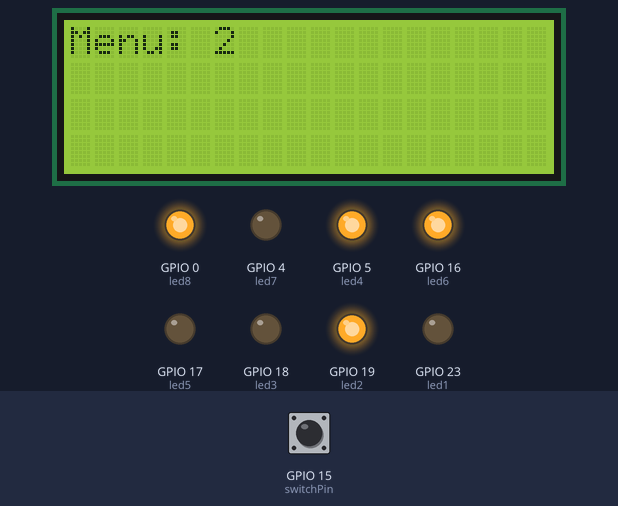
This program was run on a simulated ESP32. On the bench: 20×4 character LCD, output pins drawn as LEDs (lit = HIGH). Inputs (shaded band) come from the test bench; at power-on: GPIO 15 (switchPin) HIGH.

Above: at 2.2 s.
At 13.2 s:
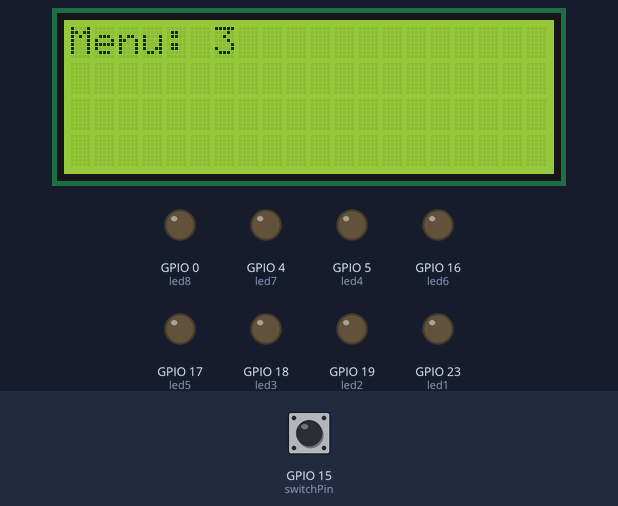
13.3 s: GPIO 15 (switchPin) pulled LOW for 3 s
At 15.2 s:
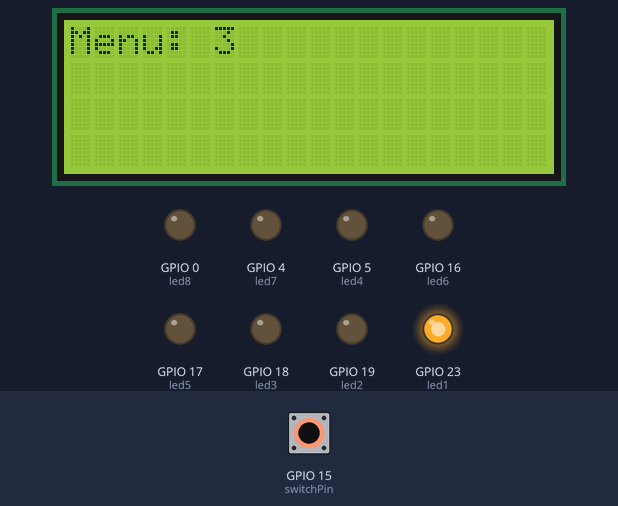
Timing chart, 0 to 39.2 s (numbered marks = the images above; inputs shaded):
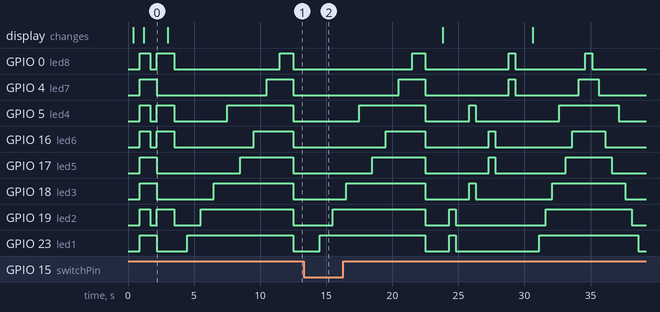

The program:

main.cpp
```cpp
#include <Arduino.h>
#include <LiquidCrystal_I2C.h>

#define I2C_SDA 21
#define I2C_SCL 22
int switchPin = 15;
int switchState = 0;
int led1 = 23;
int led2 = 19;
int led3 = 18;
int led4 = 5;
int led5 = 17;
int led6 = 16;
int led7 = 4;
int led8 = 0;

LiquidCrystal_I2C lcd(0x27, 20, 4); // set the LCD address to 0x27 for a 16 chars and 2 line display


void setup(){
	lcd.init(I2C_SDA, I2C_SCL); // initialize the lcd to use user defined I2C pins
	lcd.backlight();
	lcd.setCursor(0,0);
  lcd.print("Menu:");
  pinMode(15,INPUT_PULLUP);
  pinMode(led1,OUTPUT);
  pinMode(led2,OUTPUT);
  pinMode(led3,OUTPUT);
  pinMode(led4,OUTPUT);
  pinMode(led5,OUTPUT);
  pinMode(led6,OUTPUT);
  pinMode(led7,OUTPUT);
  pinMode(led8,OUTPUT);
  ledcSetup(0,5000,8);
}


void loop()
{
  static int menu = 0;  // ตัวแปรเก็บเมนูที่เลือก
  int switchState = digitalRead(switchPin);  // อ่านสถานะของสวิตช์
    if (switchState == HIGH) {
    delay(300);  // ให้เวลา Debouncing ให้สวิตช์มีเวลาหยุดสักนิด

    // เปลี่ยนเมนูที่เลือก
    menu = (menu % 6) + 1;  // สลับเมนูจาก 1-6
    lcd.clear();
    lcd.setCursor(0, 0);
    lcd.print("Menu: ");
    lcd.print(menu);  // แสดงเมนูที่เลือก
    delay(500);  // ให้เวลาสำหรับแสดงผลบนจอ LCD
}
  if(menu == 1){
  digitalWrite(23,HIGH);
  digitalWrite(19,HIGH);
  digitalWrite(18,HIGH);
  digitalWrite(5,HIGH);
  digitalWrite(17,HIGH);
  digitalWrite(16,HIGH);
  digitalWrite(4,HIGH);
  digitalWrite(0,HIGH);
  }
  else if(menu == 2){
  digitalWrite(23,HIGH);
  digitalWrite(19,LOW);
  digitalWrite(18,HIGH);
  digitalWrite(5,LOW);
  digitalWrite(17,HIGH);
  digitalWrite(16,LOW);
  digitalWrite(4,HIGH);
  digitalWrite(0,LOW);
  delay(500);
  digitalWrite(23,LOW);
  digitalWrite(19,HIGH);
  digitalWrite(18,LOW);
  digitalWrite(5,HIGH);
  digitalWrite(17,LOW);
  digitalWrite(16,HIGH);
  digitalWrite(4,LOW);
  digitalWrite(0,HIGH);
  delay(500);
  }else if(menu == 3){
  digitalWrite(23,LOW);
  digitalWrite(19,LOW);
  digitalWrite(18,LOW);
  digitalWrite(5,LOW);
  digitalWrite(17,LOW);
  digitalWrite(16,LOW);
  digitalWrite(4,LOW);
  digitalWrite(0,LOW);
  delay(1000);
  digitalWrite(23,HIGH);
  delay(1000);
  digitalWrite(19,HIGH);
  delay(1000);
  digitalWrite(18,HIGH);
  delay(1000);
  digitalWrite(5,HIGH);
  delay(1000);
  digitalWrite(17,HIGH);
  delay(1000);
  digitalWrite(16,HIGH);
  delay(1000);
  digitalWrite(4,HIGH);
  delay(1000);
  digitalWrite(0,HIGH);
  delay(1000);
   digitalWrite(23,LOW);
  digitalWrite(19,LOW);
  digitalWrite(18,LOW);
  digitalWrite(5,LOW);
  digitalWrite(17,LOW);
  digitalWrite(16,LOW);
  digitalWrite(4,LOW);
  digitalWrite(0,LOW);
  delay(1000);
  }else if(menu == 4){

  digitalWrite(23,HIGH);
  digitalWrite(19,HIGH);
  delay(500);
  digitalWrite(23,LOW);
  digitalWrite(19,LOW);
  delay(1000);
  digitalWrite(18,HIGH);
  digitalWrite(5,HIGH);
  delay(500);
  digitalWrite(18,LOW);
  digitalWrite(5,LOW);
  delay(1000);
  digitalWrite(17,HIGH);
  digitalWrite(16,HIGH);
  delay(500);
  digitalWrite(17,LOW);
  digitalWrite(16,LOW);
  delay(1000);
  digitalWrite(4,HIGH);
  digitalWrite(0,HIGH);
  delay(500);
  digitalWrite(4,LOW);
  digitalWrite(0,LOW);
  delay(1000);
  }else if(menu == 5){
  digitalWrite(23,HIGH);
  delay(500);
  digitalWrite(19,HIGH);
  delay(500);
  digitalWrite(18,HIGH);
  delay(500);
  digitalWrite(5,HIGH);
  delay(500);
  digitalWrite(17,HIGH);
  delay(500);
  digitalWrite(16,HIGH);
  delay(500);
  digitalWrite(4,HIGH);
  delay(500);
  digitalWrite(0,HIGH);
  delay(500);
    digitalWrite(0,LOW);
  delay(500);
   digitalWrite(4,LOW);
  delay(500);
    digitalWrite(16,LOW);
  delay(500);
    digitalWrite(17,LOW);
  delay(500);
    digitalWrite(5,LOW);
  delay(500);
    digitalWrite(18,LOW);
  delay(500);
    digitalWrite(19,LOW);
  delay(500);
   digitalWrite(23,LOW);
  delay(500);
  }else if(menu == 6){
  digitalWrite(23,HIGH);
  digitalWrite(19,HIGH);
  digitalWrite(18,HIGH);
  digitalWrite(5,HIGH);
  digitalWrite(17,HIGH);
  digitalWrite(16,HIGH);
  digitalWrite(4,HIGH);
  digitalWrite(0,HIGH);
  delay(1000);
  digitalWrite(23,LOW);
  digitalWrite(19,LOW);
  digitalWrite(18,LOW);
  digitalWrite(5,LOW);
  digitalWrite(17,LOW);
  digitalWrite(16,LOW);
  digitalWrite(4,LOW);
  digitalWrite(0,LOW);
  delay(1000);
  }

}
```

TEST-1.cpp
```cpp
/*#include <Arduino.h>

int potPin = 36;
int potPin1 = 39 ;
int led1 = 23;
int led2 = 19;
int led3 = 18;
int led4 = 5;
int led5 = 17;
int led6 = 16;
int led7 = 4;
int led8 = 0;

void setup()
{
  pinMode(led1,OUTPUT);
  pinMode(led2,OUTPUT);
  pinMode(led3,OUTPUT);
  pinMode(led4,OUTPUT);
  pinMode(led5,OUTPUT);
  pinMode(led6,OUTPUT);
  pinMode(led7,OUTPUT);
  pinMode(led8,OUTPUT);
  ledcSetup(0,5000,8);
}

void loop()
{
    int potValue = analogRead(potPin);
    int potValue1 = analogRead(potPin1);
    int dutyCycle = map(potValue,0,4095,0,255);
    int dutyCycle1 = map(potValue1,0,4095,0,255);
    ledcWrite(0,dutyCycle);
    ledcWrite(0,dutyCycle1);
    delay(10);

    if(potValue <1 )
    {
      digitalWrite(led1,LOW);
      digitalWrite(led2,LOW);
      digitalWrite(led3,LOW);
      digitalWrite(led4,LOW);
    }
    else if(potValue > 1 && potValue <= 1023)
    {
      digitalWrite(led1,HIGH);
      digitalWrite(led2,LOW);
      digitalWrite(led3,LOW);
      digitalWrite(led4,LOW);
    }
    else if(potValue >= 1023 && potValue <= 2046)
    {
      digitalWrite(led1,HIGH);
      digitalWrite(led2,HIGH);
      digitalWrite(led3,LOW);
      digitalWrite(led4,LOW);
    }
    else if(potValue >= 2046 && potValue <= 3068)
    {
      digitalWrite(led1,HIGH);
      digitalWrite(led2,HIGH);
      digitalWrite(led3,HIGH);
      digitalWrite(led4,LOW);
    }
    else if(potValue >= 3068)
    {
      digitalWrite(led1,HIGH);
      digitalWrite(led2,HIGH);
      digitalWrite(led3,HIGH);
      digitalWrite(led4,HIGH);
    }

    if(potValue1 <1 )
    {
      digitalWrite(led5,LOW);
      digitalWrite(led6,LOW);
      digitalWrite(led7,LOW);
      digitalWrite(led8,LOW);
    }
    else if(potValue1 > 1 && potValue1 <= 1023)
    {
      digitalWrite(led5,HIGH);
      digitalWrite(led6,LOW);
      digitalWrite(led7,LOW);
      digitalWrite(led8,LOW);
    }
    else if(potValue1 >= 1023 && potValue1 <= 2046)
    {
      digitalWrite(led5,HIGH);
      digitalWrite(led6,HIGH);
      digitalWrite(led7,LOW);
      digitalWrite(led8,LOW);
    }
    else if(potValue1 >= 2046 && potValue1 <= 3068)
    {
      digitalWrite(led5,HIGH);
      digitalWrite(led6,HIGH);
      digitalWrite(led7,HIGH);
      digitalWrite(led8,LOW);
    }
    else if(potValue1 >= 3068)
    {
      digitalWrite(led5,HIGH);
      digitalWrite(led6,HIGH);
      digitalWrite(led7,HIGH);
      digitalWrite(led8,HIGH);
    }

    if (potValue >=4095 && potValue1 >= 4095)
    {
      digitalWrite(led1,HIGH);
      digitalWrite(led2,LOW);
      digitalWrite(led3,HIGH);
      digitalWrite(led4,LOW);
      digitalWrite(led5,HIGH);
      digitalWrite(led6,LOW);
      digitalWrite(led7,HIGH);
      digitalWrite(led8,LOW);
      delay(1000);
      digitalWrite(led1,LOW);
      digitalWrite(led2,HIGH);
      digitalWrite(led3,LOW);
      digitalWrite(led4,HIGH);
      digitalWrite(led5,LOW);
      digitalWrite(led6,HIGH);
      digitalWrite(led7,LOW);
      digitalWrite(led8,HIGH);
      delay(1000);
    }
}
*/
```

Tarffic_Light.cpp
```cpp
/*
#include <Arduino.h>

int green1=23;
int yellow1=19;
int red1=18;

int green2=17;
int yellow2=16;
int red2=4;

int Button=15;
int buttonState = 0;
bool blinkingMode = false;

void setup()
{
 pinMode(23,OUTPUT);
 pinMode(19,OUTPUT);
 pinMode(18,OUTPUT);

 pinMode(17,OUTPUT);
 pinMode(16,OUTPUT);
 pinMode(4,OUTPUT);

 pinMode(15,INPUT_PULLUP);
}

void loop()
{
  buttonState = digitalRead(Button);

 if (buttonState == HIGH) {
    blinkingMode = !blinkingMode;  // สลับสถานะโหมด
    delay(500); // หน่วงเวลาหลังการกดปุ่ม เพื่อป้องกันการกดซ้ำ
    if (blinkingMode) {
      Serial.println("Blinking mode activated");
    } else {
      Serial.println("Blinking mode deactivated");
    }
  }

if (blinkingMode) {
    // กระพริบไฟแดงและไฟเขียวทั้งสองแยก
    digitalWrite(23,HIGH);
    digitalWrite(19,HIGH);
    digitalWrite(18,HIGH);
    digitalWrite(17,HIGH);
    digitalWrite(16,HIGH);
    digitalWrite(4,HIGH);
    delay(500); // หน่วงเวลา 500 มิลลิวินาที (ไฟกระพริบ)
    digitalWrite(23,LOW);
    digitalWrite(19,LOW);
    digitalWrite(18,LOW);
    digitalWrite(17,LOW);
    digitalWrite(16,LOW);
    digitalWrite(4,LOW);
    delay(500); // หน่วงเวลา 500 มิลลิวินาที (ไฟกระพริบ)
  }

else{
  digitalWrite(23,HIGH);
  digitalWrite(19,LOW);
  digitalWrite(18,LOW);
  digitalWrite(17,LOW);
  digitalWrite(16,LOW);
  digitalWrite(4,HIGH);
  delay(5000);

  digitalWrite(23,LOW);
  digitalWrite(19,HIGH);
  digitalWrite(18,LOW);
  digitalWrite(17,LOW);
  digitalWrite(16,LOW);
  digitalWrite(4,HIGH);
  delay(2000);

  digitalWrite(23,LOW);
  digitalWrite(19,LOW);
  digitalWrite(18,HIGH);
  digitalWrite(17,HIGH);
  digitalWrite(16,LOW);
  digitalWrite(4,LOW);
  delay(5000);

  digitalWrite(23,LOW);
  digitalWrite(19,LOW);
  digitalWrite(18,HIGH);
  digitalWrite(17,LOW);
  digitalWrite(16,HIGH);
  digitalWrite(4,LOW);
  delay(2000);
}

}
*/
```

phontakornW3.cpp
```cpp
/*
int potPin = 36;
int ledPin = 23;

void setup()
{
    ledcAttach(ledPin,5000,0);
}

void loop()
{
    for(int i=0;i<=255;i++){
    ledcWrite(0,i);
    delay(10);
    }

    for(int i=255;i>=0;i--){
    ledcWrite(0,i);
    delay(10);
    }
}
*/
```
